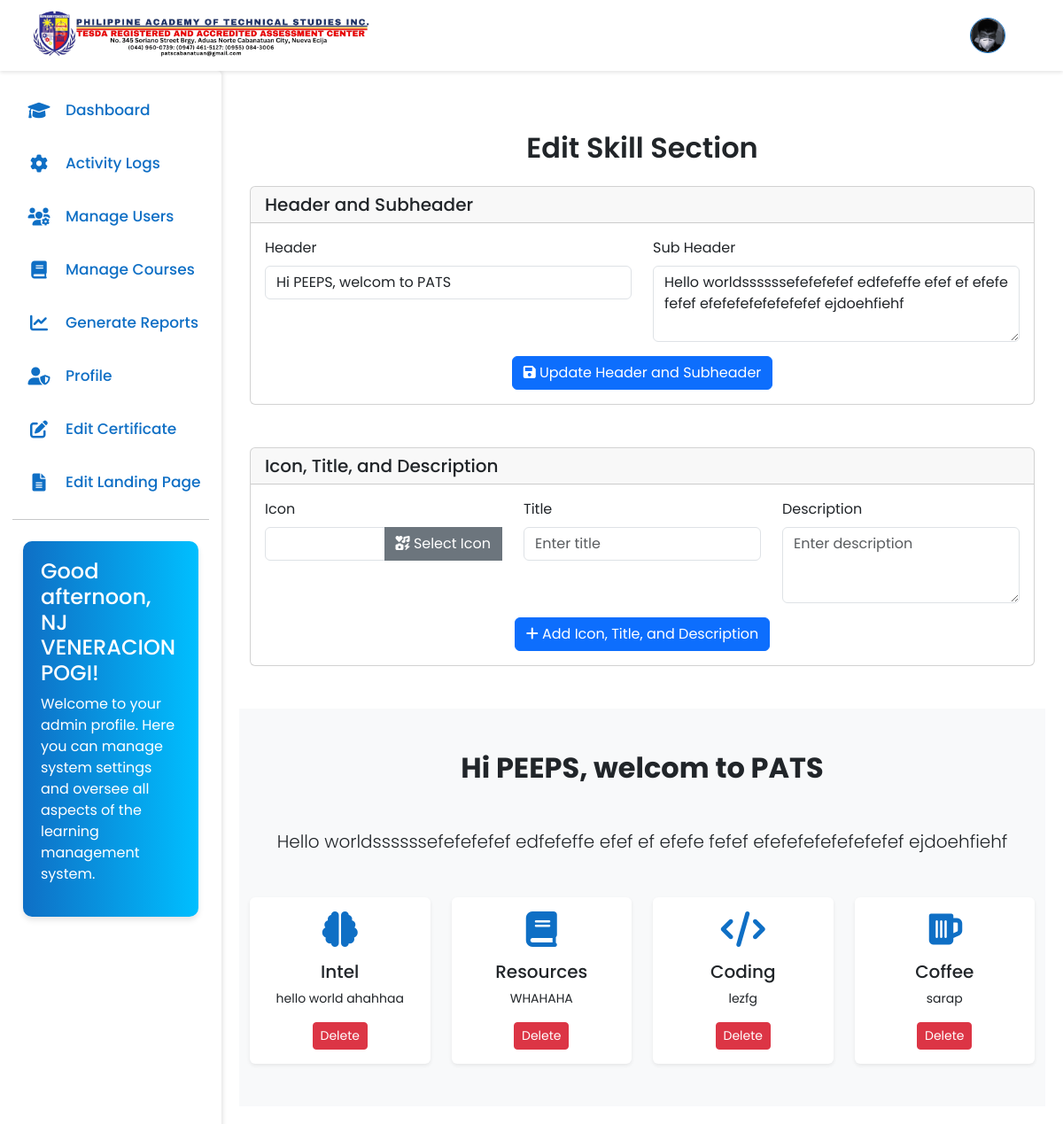
Page /admin/main.php?page=edit-skills (signed in) on the committed database.
### tables this page shows
CREATE TABLE `header` (
  `id` int(11) NOT NULL,
  `logo` varchar(100) DEFAULT NULL
);

CREATE TABLE `users` (
  `user_id` int(11) NOT NULL,
  `fullname` varchar(60) NOT NULL,
  `username` varchar(30) NOT NULL,
  `profile_picture` varchar(100) NOT NULL,
  `email` varchar(40) NOT NULL,
  `password` varchar(70) NOT NULL,
  `role` varchar(15) NOT NULL,
  `otp` varchar(6) DEFAULT NULL,
  `otp_expiration` datetime DEFAULT NULL,
  `is_verified` tinyint(1) DEFAULT 0,
  `created_at` datetime NOT NULL DEFAULT current_timestamp()
);

CREATE TABLE `skills` (
  `id` int(11) NOT NULL,
  `header` text NOT NULL,
  `sub_header` text NOT NULL,
  `icon` varchar(100) NOT NULL,
  `title` varchar(100) NOT NULL,
  `description` text NOT NULL
);

### cms/edit-skills.php (the view, shortened to what this page needs)
<?php
include '../config/db.php';
$sqlCheck = "SELECT * FROM skills";
$resultCheck = mysqli_query($connect, $sqlCheck);
$row = mysqli_fetch_assoc($resultCheck);
$s_header = $row['header'];
$s_sub_header = $row['sub_header'];
?>
<div class="container mt-5 mb-5">
    <h2 class="fw-semibold text-center mb-4">Edit Skill Section</h2>
    <div class="card mb-5">
        <div class="card-header">
            <h5 class="card-title mb-0">Header and Subheader</h5>
        </div>
        <div class="card-body">
            <form method="post" action="" enctype="multipart/form-data" class="needs-validation" novalidate>
                <div class="row mb-3">
                    <div class="col-md-6">
                        <div class="form-group">
                            <label for="header" class="form-label">Header</label>
                            <input type="text" class="form-control" id="header" name="header" value="<?= $s_header; ?>" placeholder="Enter header" required>
                        </div>
                    </div>
                    <div class="col-md-6">
                        <div class="form-group">
                            <label for="sub_header" class="form-label">Sub Header</label>
                            <textarea class="form-control" id="sub_header" name="sub_header" rows="3" placeholder="Enter sub header" required><?= $s_sub_header; ?></textarea>
                        </div>
                    </div>
                </div>
                <div class="text-center">
                    <button type="submit" class="btn btn-primary" name="update_header">
                        <i class="fas fa-save"></i> Update Header and Subheader
                    </button>
                </div>
            </form>
        </div>
    </div>
    <div class="card">
        <div class="card-header">
            <h5 class="card-title mb-0">Icon, Title, and Description</h5>
        </div>
        <div class="card-body">
            <form method="post" action="" enctype="multipart/form-data" class="needs-validation" novalidate>
                <div class="row mb-3">
                    <div class="col-md-4">
                        <div class="form-group">
                            <label for="icon" class="form-label">Icon</label>
                            <div class="input-group">
                                <input type="text" class="form-control" id="icon" name="icon" readonly required>
                                <button type="button" class="btn btn-secondary" data-bs-toggle="modal" data-bs-target="#iconModal">
                                    <i class="fas fa-icons"></i> Select Icon
                                </button>
                            </div>
                        </div>
                    </div>
                    <div class="col-md-4">
                        <div class="form-group">
                            <label for="title" class="form-label">Title</label>
                            <input type="text" class="form-control" id="title" name="title" placeholder="Enter title" required>
                        </div>
                    </div>
                    <div class="col-md-4">
                        <div class="form-group">
                            <label for="description" class="form-label">Description</label>
                            <textarea class="form-control" id="description" name="description" rows="3" placeholder="Enter description" required></textarea>
                        </div>
                    </div>
                </div>
                <div class="text-center">
                    <button type="submit" class="btn btn-primary" name="add">
                        <i class="fas fa-plus"></i> Add Icon, Title, and Description
                    </button>
                </div>
            </form>
        </div>
    </div>
</div>
<section class="py-5 bg-light">
    <div class="container">
        <h2 class="fw-bold text-center mb-5" id="preview-header"><?= $s_header ?: 'Default Header'; ?></h2>
        <p class="lead text-center mb-5" id="preview-sub-header"><?= $s_sub_header ?: 'Default Subheader'; ?></p>
        <div class="row g-4">
           <?php
            $sqlFetchAll = "SELECT * FROM skills";
            $resultFetchAll = mysqli_query($connect, $sqlFetchAll);
             if (mysqli_num_rows($resultFetchAll) > 0) {
                while ($row = mysqli_fetch_assoc($resultFetchAll)) {
                    if ($row['id'] == 34) {
                        continue;
                    }
                    $icon = $row['icon'];
                    $title = $row['title'];
                    $description = $row['description'];
                    echo '<div class="col-md-3 col-sm-6" data-aos="fade-up">';
                    echo '    <div class="card h-100 border-0 shadow-sm hover-card">';
                    echo '        <div class="card-body text-center">';
                    echo '            <i class="fas ' . $icon . ' feature-icon modified-text-primary mb-3" style="font-size: 2.5rem;"></i>';
                    echo '            <h3 class="h5 card-title">' . $title . '</h3>';
                    echo '            <p class="card-text small">' . $description . '</p>';
                    echo '            <form method="post" action="" class="delete-skill-form">';
                    echo '                <button type="submit" class="btn btn-danger btn-sm">Delete</button>';
                    echo '            </form>';
                    echo '        </div>';
                    echo '    </div>';
                    echo '</div>';
                }
            } else {
                echo '<p class="text-center">No skills added yet.</p>';
            }
            ?>
        </div>
    </div>
</section>

### admin/main.php (shortened to what this page needs)
<?php
include '../config/db.php';
$userID = $_SESSION['userID'];
$page = isset($_GET['page']) ? $_GET['page'] : 'dashboard';
switch($page){
    case 'edit-skills':
        $filename = '../cms/edit-skills.php';
        break;
}
$sqlProfile = "SELECT profile_picture FROM users WHERE user_id = '$userID'";
$resultProfile = mysqli_query($connect, $sqlProfile);
$pic = mysqli_fetch_assoc($resultProfile);
$profilePic = $pic['profile_picture'] ?? 'default.png';
$sqlHeader = "SELECT * FROM header";
$resultHeader = mysqli_query($connect, $sqlHeader);
$header = mysqli_fetch_assoc($resultHeader);
$logo = $header['logo'];
?>
<!DOCTYPE html>
<html lang="en">
<head>
    <link href="https://cdn.jsdelivr.net/npm/bootstrap@5.3.0/dist/css/bootstrap.min.css" rel="stylesheet">
    <link href="https://cdnjs.cloudflare.com/ajax/libs/font-awesome/6.0.0-beta3/css/all.min.css" rel="stylesheet">
    <link rel="stylesheet" href="../assets/css/side-nav.css?v2">
    <link rel="stylesheet" href="../assets/css/color.css">
</head>
<body>
    <nav class="navbar navbar-expand-lg fixed-top">
        <div class="container-fluid ms-4 me-4">
            <a class="navbar-brand">
                <img src="<?= $logo; ?>" alt="Pats Logo" style="height: 60px;">
            </a>
            <div class="d-flex align-items-center ms-auto">
                <div class="dropdown">
                    <button class="btn btn-link me-3" type="button" id="profileDropdown" data-bs-toggle="dropdown" aria-expanded="false">
                    <img src="../uploads/profile-pictures/<?php echo (!empty($profilePic)) ? $profilePic : 'default.png'; ?>" alt="profile photo" style="width: 40px; height: 40px; border-radius: 50%; object-fit: cover;">
                    </button>
                </div>
            </div>
        </div>
    </nav>
    <nav class="sidebar">
        <div class="menu-bar">
            <div class="menu">
                <ul class="menu-links">
                    <li class="nav-link">
                        <a href="?page=dashboard">
                            <i class="fa-solid fa-graduation-cap icon modified-text-primary"></i>
                            <span class="text nav-text modified-text-primary">Dashboard</span>
                        </a>
                    </li>
                    <li class="nav-link">
                        <a href="?page=activity-logs">
                            <i class="fa-solid fa-gear icon modified-text-primary"></i>
                            <span class="text nav-text modified-text-primary">Activity Logs</span>
                        </a>
                    </li>
                    <li class="nav-link">
                        <a href="?page=manage-users">
                        <i class="fa-solid fa-users-gear icon modified-text-primary"></i>
                            <span class="text nav-text modified-text-primary">Manage Users</span>
                        </a>
                    </li>
                    <li class="nav-link">
                        <a href="?page=manage-courses">
                        <i class="fa-solid fa-book icon modified-text-primary"></i>
                            <span class="text nav-text modified-text-primary">Manage Courses</span>
                        </a>
                    </li>
                    <li class="nav-link">
                        <a href="?page=generate-reports">
                          <i class="fa-solid fa-chart-line icon modified-text-primary"></i>
                            <span class="text nav-text">Generate Reports</span>
                        </a>
                    </li>
                    <li class="nav-link">
                        <a href="?page=profile">
                        <i class="fa-solid fa-user-shield icon modified-text-primary"></i>
                            <span class="text nav-text modified-text-primary">Profile</span>
                        </a>
                    </li>
                   <li class="nav-link">
                        <a href="?page=edit-certificate">
                            <i class="fa-solid fa-edit icon"></i>
                            <span class="text nav-text">Edit Certificate</span>
                        </a>
                    </li>
                    <li class="nav-item dropdown">
                        <a class="nav-link " role="button" data-bs-toggle="dropdown" aria-expanded="false">
                            <i class="fa-solid fa-file-alt icon modified-text-primary"></i>
                            <span class="text nav-text modified-text-primary">Edit Landing Page</span>
                        </a>
                    </li>
                    <hr>
                    <div class="container mt-4">
                        <div class="welcome-text">
                            <h4 id="greeting"></h4>
                            <p>Welcome to your admin profile. Here you can manage system settings and oversee all aspects of the learning management system.</p>
                        </div>
                    </div>
                </ul>
            </div>
        </div>
    </nav>
    <div class="content flex-grow-1" id="content-area">
    <?php include $filename; ?>
    </div>
</body>
</html>

### assets/css/side-nav.css (style rules this page uses)
* { margin: 0; padding: 0; box-sizing: border-box; font-family: 'Poppins', sans-serif; }
* > .nav-link { border-radius: 10px; }
:root { --body-color: #cbedfd; --sidebar-color: #FFF; --primary-color: #0f6fc5; --primary-color-light: #F6F5FF; --toggle-color: #DDD; --text-color: #0f6fc5; --background-color: white; --tran-03: all 0.2s ease; --tran-04: all 0.3s ease; --tran-05: all 0.3s ease; }
body { font-family: 'Poppins', sans-serif; background-color: var(--background-color); padding-top: 80px; }
.sidebar { position: fixed; top: 80px; left: 0; bottom: 0; height: 100%; width: 250px; padding: 10px 14px; background: var(--sidebar-color); transition: var(--tran-05); z-index: 100; border-top-right-radius: 5px; overflow-y: auto; box-shadow: 2px 0 4px rgba(0,0,0,0.1); }
.sidebar li { height: 50px; list-style: none; display: flex; align-items: center; margin-top: 10px; }
.header .image, .sidebar .icon { min-width: 60px; border-radius: 6px; }
.sidebar .icon { min-width: 60px; border-radius: 6px; height: 100%; display: flex; align-items: center; justify-content: center; font-size: 20px; }
.sidebar .text, .sidebar .icon { color: var(--text-color); transition: var(--tran-03); }
.sidebar .text { font-size: 17px; font-weight: 500; white-space: nowrap; opacity: 1; }
.sidebar li a { list-style: none; height: 100%; background-color: transparent; display: flex; align-items: center; height: 100%; width: 100%; text-decoration: none; transition: var(--tran-03); }
.sidebar .menu-bar { height: calc(100% - 55px); display: flex; flex-direction: column; justify-content: space-between; overflow-y: scroll; }
.menu-links { padding: 0; position: relative; }
.navbar { background-color: var(--background-color); box-shadow: 0 2px 4px rgba(0,0,0,0.1); height: 80px; }
.navbar-brand, .nav-link { color: var(--text-color); }
.sidebar .nav-link a { color: #333; transition: all 0.3s ease; padding: 15px 0px; height: 100%; width: 100%; }
.sidebar .nav-link a { color: #333; text-decoration: none; }
.content { transition: all 0.3s; padding: 20px; }
.dropdown button img { height: 40px; width: 40px; border: 1px solid #0f6fc5; border-radius: 50%; }
@media (min-width: 769px) { .content { margin-left: 250px; } }
.welcome-text { background: linear-gradient(to right, #0f6fc5, #00bfff); color: white; padding: 20px; border-radius: 10px; margin-bottom: 20px; box-shadow: 0 4px 6px rgba(0, 0, 0, 0.1); transition: transform 0.3s ease; }

### assets/css/color.css (style rules this page uses)
:root { --primary-color: #0f6fc5; --secondary-color: #6c757d; --success-color: #28a745; --danger-color: #dc3545; --warning-color: #ffc107; --info-color: #17a2b8; --light-color: #f8f9fa; --dark-color: #343a40; --text-primary: #212529; --text-secondary: #6c757d; --text-light: #f8f9fa; --bg-primary: #ffffff; --bg-secondary: #f8f9fa; --border-color: #dee2e6; --accent-color: #fd7e14; --highlight-color: #20c997; }
.modified-text-primary { color: var(--primary-color) !important; }

### rows in the picture
header: logo (picture)
users: profile_picture (picture)
skills: header "Hi PEEPS, welcom to PATS", sub_header "Hello worldssssssefefefefef edfefeffe efef ef efefe fefef efefefefefefefefef ejdoehfiehf"
skills: title "Intel", description "hello world ahahhaa"
skills: title "Resources", description "WHAHAHA"
skills: title "Coding", description "lezfg"
skills: title "Coffee", description "sarap"
